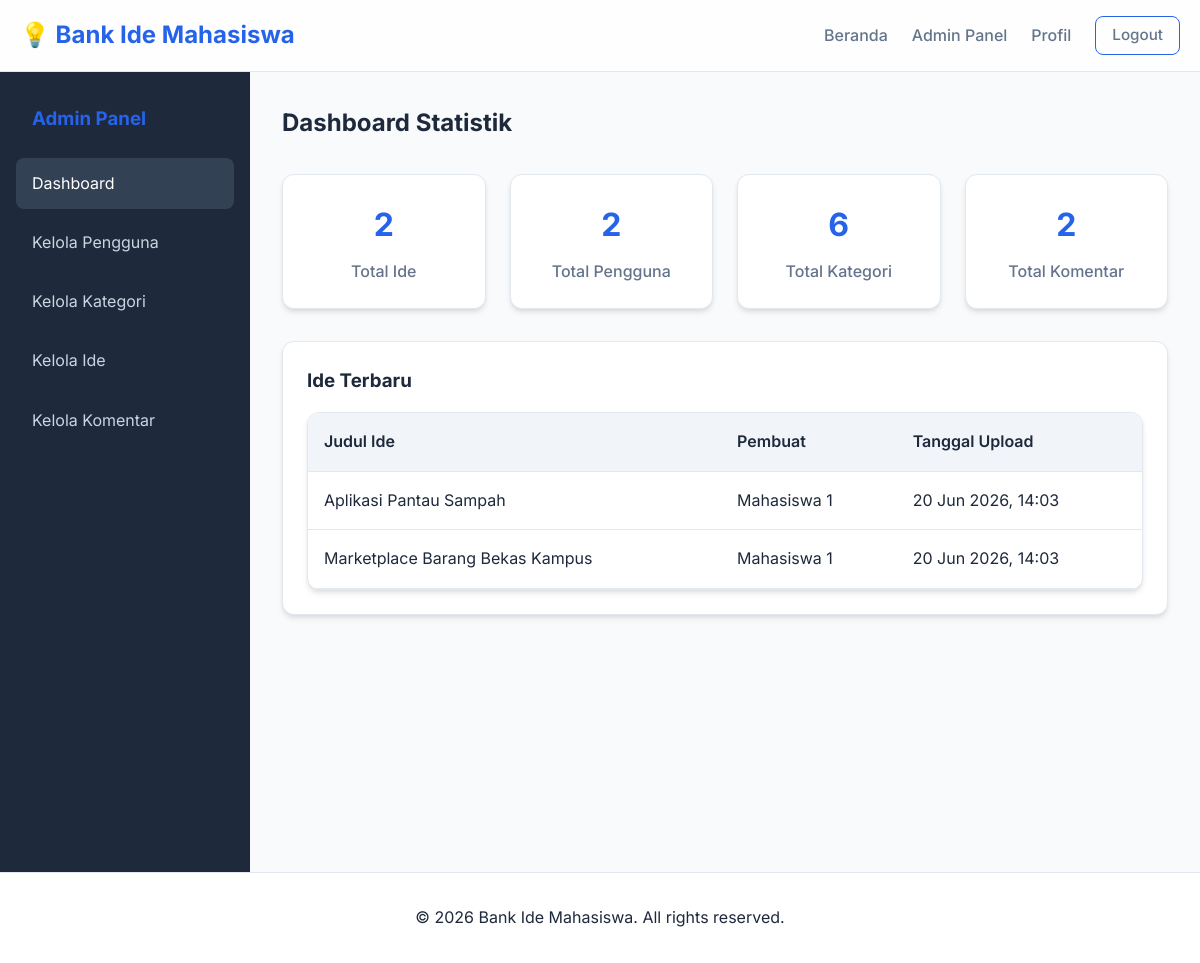
/admin/index.php (signed in), run on the app's committed database.
### tables this page shows
CREATE TABLE ide (
    id_ide INT AUTO_INCREMENT PRIMARY KEY,
    judul_ide VARCHAR(255) NOT NULL,
    deskripsi TEXT NOT NULL,
    tanggal_upload DATETIME DEFAULT CURRENT_TIMESTAMP,
    id_user INT,
    id_kategori INT,
    FOREIGN KEY (id_user) REFERENCES users(id_user) ON DELETE CASCADE,
    FOREIGN KEY (id_kategori) REFERENCES kategori(id_kategori) ON DELETE SET NULL
);

CREATE TABLE users (
    id_user INT AUTO_INCREMENT PRIMARY KEY,
    nama VARCHAR(100) NOT NULL,
    email VARCHAR(100) NOT NULL UNIQUE,
    password VARCHAR(255) NOT NULL,
    role ENUM('admin', 'user') DEFAULT 'user'
);

### admin/index.php (the view, shortened to what this page needs)
<?php
require_once '../config/database.php';
$stats = [];
$stats['users'] = $pdo->query("SELECT COUNT(*) FROM users")->fetchColumn();
$stats['ideas'] = $pdo->query("SELECT COUNT(*) FROM ide")->fetchColumn();
$stats['categories'] = $pdo->query("SELECT COUNT(*) FROM kategori")->fetchColumn();
$stats['comments'] = $pdo->query("SELECT COUNT(*) FROM komentar")->fetchColumn();
$recent_ideas = $pdo->query("
    SELECT i.judul_ide, u.nama, i.tanggal_upload
    FROM ide i
    LEFT JOIN users u ON i.id_user = u.id_user
    ORDER BY i.tanggal_upload DESC LIMIT 5
")->fetchAll();
?>
<?php include '../includes/header.php'; ?>
<?php include '../includes/navbar.php'; ?>
<div class="admin-layout">
    <div class="admin-sidebar">
        <h3 style="margin-bottom: 1.5rem; padding-left: 1rem; color: var(--primary-color);">Admin Panel</h3>
        <a href="index.php" class="active">Dashboard</a>
        <a href="users.php">Kelola Pengguna</a>
        <a href="categories.php">Kelola Kategori</a>
        <a href="ideas.php">Kelola Ide</a>
        <a href="comments.php">Kelola Komentar</a>
    </div>
    <div class="admin-content">
        <h2 class="mb-2">Dashboard Statistik</h2>
        <div class="stats-grid">
            <div class="stat-card">
                <div class="stat-value"><?php echo $stats['ideas']; ?></div>
                <div class="stat-label">Total Ide</div>
            </div>
            <div class="stat-card">
                <div class="stat-value"><?php echo $stats['users']; ?></div>
                <div class="stat-label">Total Pengguna</div>
            </div>
            <div class="stat-card">
                <div class="stat-value"><?php echo $stats['categories']; ?></div>
                <div class="stat-label">Total Kategori</div>
            </div>
            <div class="stat-card">
                <div class="stat-value"><?php echo $stats['comments']; ?></div>
                <div class="stat-label">Total Komentar</div>
            </div>
        </div>
        <div class="card mt-2">
            <h3 class="mb-1">Ide Terbaru</h3>
            <div class="table-container">
                <table>
                    <thead>
                        <tr>
                            <th>Judul Ide</th>
                            <th>Pembuat</th>
                            <th>Tanggal Upload</th>
                        </tr>
                    </thead>
                    <tbody>
                        <?php foreach($recent_ideas as $ide): ?>
                        <tr>
                            <td><?php echo htmlspecialchars($ide['judul_ide']); ?></td>
                            <td><?php echo htmlspecialchars($ide['nama']); ?></td>
                            <td><?php echo date('d M Y, H:i', strtotime($ide['tanggal_upload'])); ?></td>
                        </tr>
                        <?php endforeach; ?>
                    </tbody>
                </table>
            </div>
        </div>
    </div>
</div>
<?php include '../includes/footer.php'; ?>

### assets/css/style.css (style rules this page uses)
:root { --primary-color: #2563eb; --primary-hover: #1d4ed8; --secondary-color: #f1f5f9; --bg-color: #f8fafc; --text-main: #1e293b; --text-muted: #64748b; --border-color: #e2e8f0; --white: #ffffff; --danger: #ef4444; --success: #10b981; --card-shadow: 0 4px 6px -1px rgba(0, 0, 0, 0.1), 0 2px 4px -1px rgba(0, 0, 0, 0.06); --hover-shadow: 0 10px 15px -3px rgba(0, 0, 0, 0.1), 0 4px 6px -2px rgba(0, 0, 0, 0.05); --radius: 12px; --transition: all 0.3s ease; }
* { margin: 0; padding: 0; box-sizing: border-box; font-family: 'Inter', sans-serif; }
body { background-color: var(--bg-color); color: var(--text-main); line-height: 1.6; min-height: 100vh; display: flex; flex-direction: column; }
.mt-2 { margin-top: 2rem; }
.mb-1 { margin-bottom: 1rem; }
.mb-2 { margin-bottom: 2rem; }
.card { background: var(--white); border-radius: var(--radius); padding: 1.5rem; box-shadow: var(--card-shadow); transition: var(--transition); border: 1px solid var(--border-color); display: flex; flex-direction: column; }
.stats-grid { display: grid; grid-template-columns: repeat(auto-fit, minmax(200px, 1fr)); gap: 1.5rem; margin-bottom: 2rem; }
.stat-card { background: var(--white); padding: 1.5rem; border-radius: var(--radius); box-shadow: var(--card-shadow); text-align: center; border: 1px solid var(--border-color); }
.stat-value { font-size: 2rem; font-weight: 700; color: var(--primary-color); margin-bottom: 0.5rem; }
.stat-label { color: var(--text-muted); font-weight: 500; }
.table-container { background: var(--white); border-radius: var(--radius); box-shadow: var(--card-shadow); overflow-x: auto; border: 1px solid var(--border-color); }
table { width: 100%; border-collapse: collapse; }
th, td { padding: 1rem; text-align: left; border-bottom: 1px solid var(--border-color); }
th { background-color: var(--secondary-color); font-weight: 600; color: var(--text-main); }
.admin-layout { display: flex; min-height: 100vh; }
.admin-sidebar { width: 250px; background: #1e293b; color: var(--white); padding: 2rem 1rem; }
.admin-sidebar a { color: #cbd5e1; text-decoration: none; display: block; padding: 0.8rem 1rem; border-radius: 8px; margin-bottom: 0.5rem; transition: var(--transition); }
.admin-sidebar a:hover, .admin-sidebar a.active { background: #334155; color: var(--white); }
.admin-content { flex-grow: 1; padding: 2rem; background: var(--bg-color); overflow-y: auto; }

### data on the page
ide: judul_ide "Aplikasi Pantau Sampah", id_user.nama "Mahasiswa 1", tanggal_upload "20 Jun 2026, 14:03"
ide: judul_ide "Marketplace Barang Bekas Kampus", id_user.nama "Mahasiswa 1", tanggal_upload "20 Jun 2026, 14:03"

### other printed values
$stats['ideas'] "2"
$stats['users'] "2"
$stats['categories'] "6"
$stats['comments'] "2"
